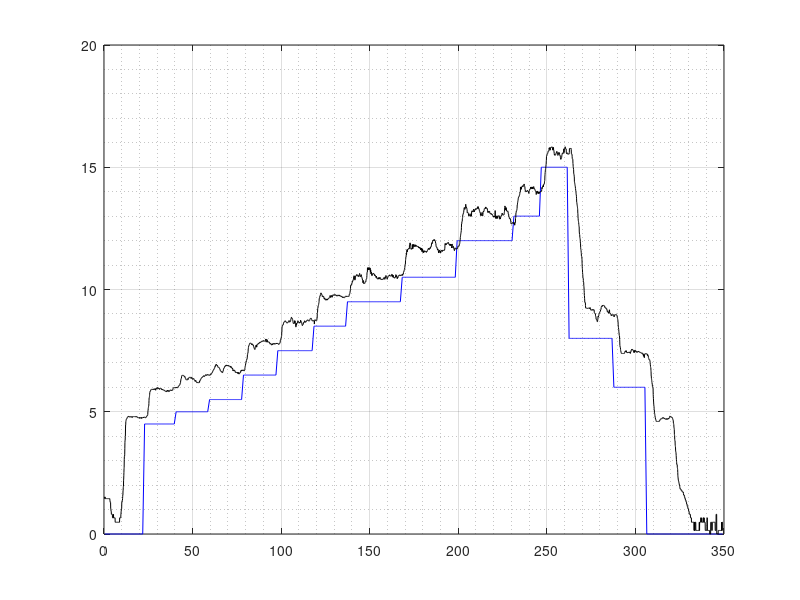

The MATLAB script that drew this image:
%% CARGA DE DATOS
[ALL]=csvread('Prueba_1.csv'); %%valor de muestras
[A]=ALL(:,2); %temp
[B]=ALL(:,3); %hum1
[C]=ALL(:,4); %hum
[D]=ALL(:,5); %pres
[E]=ALL(:,6); %densidad
[F]=ALL(:,7); %lec DdP (V)  
[G]=ALL(:,8); %DdP (P)
[H]=ALL(:,9); %DdP c/filtro  
[I]=ALL(:,10); %v s/filtro
[J]=ALL(:,11); %v c/filtro
[K]=ALL(:,12); %tiempo
K=K/1000;
[L]=ALL(:,13);  %pwm f
[M]=ALL(:,14);  %control
[T]=ALL(:,15); %v ref
[O]=ALL(:,16); %error


figure(1)
%plot(K,T,'b',K,I,'r',K,J,'k');%v c/f. + v ref +v s/f.
plot(K,T,'b',K,J,'k');%v c/f  + v ref. 
grid on
grid minor